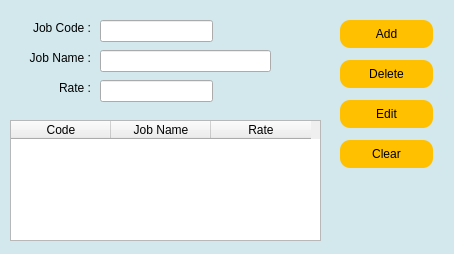
<?xml version="1.0" encoding="UTF-8"?>
<ui version="4.0">
 <class>Dialog</class>
 <widget class="QDialog" name="Dialog">
  <property name="geometry">
   <rect>
    <x>0</x>
    <y>0</y>
    <width>454</width>
    <height>254</height>
   </rect>
  </property>
  <property name="windowTitle">
   <string>Job Record</string>
  </property>
  <property name="styleSheet">
   <string notr="true">QDialog{
	background:rgb(210,232,237);
}</string>
  </property>
  <widget class="QLineEdit" name="txtJobCode">
   <property name="geometry">
    <rect>
     <x>100</x>
     <y>20</y>
     <width>113</width>
     <height>22</height>
    </rect>
   </property>
  </widget>
  <widget class="QLineEdit" name="txtJName">
   <property name="geometry">
    <rect>
     <x>100</x>
     <y>50</y>
     <width>171</width>
     <height>22</height>
    </rect>
   </property>
  </widget>
  <widget class="QLineEdit" name="txtRate">
   <property name="geometry">
    <rect>
     <x>100</x>
     <y>80</y>
     <width>113</width>
     <height>22</height>
    </rect>
   </property>
  </widget>
  <widget class="QPushButton" name="btnAdd">
   <property name="geometry">
    <rect>
     <x>340</x>
     <y>20</y>
     <width>93</width>
     <height>28</height>
    </rect>
   </property>
   <property name="styleSheet">
    <string notr="true">QPushButton{
  font-family: &quot;Roboto&quot;, sans-serif;
  text-transform: uppercase;
  outline: 0;
  background:rgb(255,192,0);
  width: 100%;
  border: 0;
  padding: 0px;
  color: #000;
  font-size: 12px;
  border-radius:10px;
}
QPushButton:hover{
	color:white;
	background-color:rgb(239,93,93);
}</string>
   </property>
   <property name="text">
    <string>Add</string>
   </property>
  </widget>
  <widget class="QPushButton" name="btnEdit">
   <property name="geometry">
    <rect>
     <x>340</x>
     <y>100</y>
     <width>93</width>
     <height>28</height>
    </rect>
   </property>
   <property name="styleSheet">
    <string notr="true">QPushButton{
  font-family: &quot;Roboto&quot;, sans-serif;
  text-transform: uppercase;
  outline: 0;
  background:rgb(255,192,0);
  width: 100%;
  border: 0;
  padding: 0px;
  color: #000;
  font-size: 12px;
  border-radius:10px;
}
QPushButton:hover{
	color:white;
	background-color:rgb(239,93,93);
}</string>
   </property>
   <property name="text">
    <string>Edit</string>
   </property>
  </widget>
  <widget class="QPushButton" name="btnDelete">
   <property name="geometry">
    <rect>
     <x>340</x>
     <y>60</y>
     <width>93</width>
     <height>28</height>
    </rect>
   </property>
   <property name="styleSheet">
    <string notr="true">QPushButton{
  font-family: &quot;Roboto&quot;, sans-serif;
  text-transform: uppercase;
  outline: 0;
  background:rgb(255,192,0);
  width: 100%;
  border: 0;
  padding: 0px;
  color: #000;
  font-size: 12px;
  border-radius:10px;
}
QPushButton:hover{
	color:white;
	background-color:rgb(239,93,93);
}</string>
   </property>
   <property name="text">
    <string>Delete</string>
   </property>
  </widget>
  <widget class="QPushButton" name="btnClear">
   <property name="geometry">
    <rect>
     <x>340</x>
     <y>140</y>
     <width>93</width>
     <height>28</height>
    </rect>
   </property>
   <property name="styleSheet">
    <string notr="true">QPushButton{
  font-family: &quot;Roboto&quot;, sans-serif;
  text-transform: uppercase;
  outline: 0;
  background:rgb(255,192,0);
  width: 100%;
  border: 0;
  padding: 0px;
  color: #000;
  font-size: 12px;
  border-radius:10px;
}
QPushButton:hover{
	color:white;
	background-color:rgb(239,93,93);
}</string>
   </property>
   <property name="text">
    <string>Clear</string>
   </property>
  </widget>
  <widget class="QLabel" name="label_2">
   <property name="geometry">
    <rect>
     <x>0</x>
     <y>50</y>
     <width>91</width>
     <height>16</height>
    </rect>
   </property>
   <property name="styleSheet">
    <string notr="true"/>
   </property>
   <property name="text">
    <string>Job Name :</string>
   </property>
   <property name="alignment">
    <set>Qt::AlignRight|Qt::AlignTrailing|Qt::AlignVCenter</set>
   </property>
  </widget>
  <widget class="QLabel" name="label">
   <property name="geometry">
    <rect>
     <x>0</x>
     <y>20</y>
     <width>91</width>
     <height>16</height>
    </rect>
   </property>
   <property name="text">
    <string>Job Code :</string>
   </property>
   <property name="alignment">
    <set>Qt::AlignRight|Qt::AlignTrailing|Qt::AlignVCenter</set>
   </property>
  </widget>
  <widget class="QLabel" name="label_3">
   <property name="geometry">
    <rect>
     <x>0</x>
     <y>80</y>
     <width>91</width>
     <height>16</height>
    </rect>
   </property>
   <property name="styleSheet">
    <string notr="true"/>
   </property>
   <property name="text">
    <string>Rate :</string>
   </property>
   <property name="alignment">
    <set>Qt::AlignRight|Qt::AlignTrailing|Qt::AlignVCenter</set>
   </property>
  </widget>
  <widget class="QTableWidget" name="tableJob">
   <property name="geometry">
    <rect>
     <x>10</x>
     <y>120</y>
     <width>311</width>
     <height>121</height>
    </rect>
   </property>
   <column>
    <property name="text">
     <string>Code</string>
    </property>
   </column>
   <column>
    <property name="text">
     <string>Job Name</string>
    </property>
   </column>
   <column>
    <property name="text">
     <string>Rate</string>
    </property>
   </column>
  </widget>
  <zorder>txtJName</zorder>
  <zorder>label</zorder>
  <zorder>label_3</zorder>
  <zorder>txtJobCode</zorder>
  <zorder>txtRate</zorder>
  <zorder>label_2</zorder>
  <zorder>btnAdd</zorder>
  <zorder>btnEdit</zorder>
  <zorder>btnDelete</zorder>
  <zorder>btnClear</zorder>
  <zorder>tableJob</zorder>
 </widget>
 <resources/>
 <connections/>
</ui>
